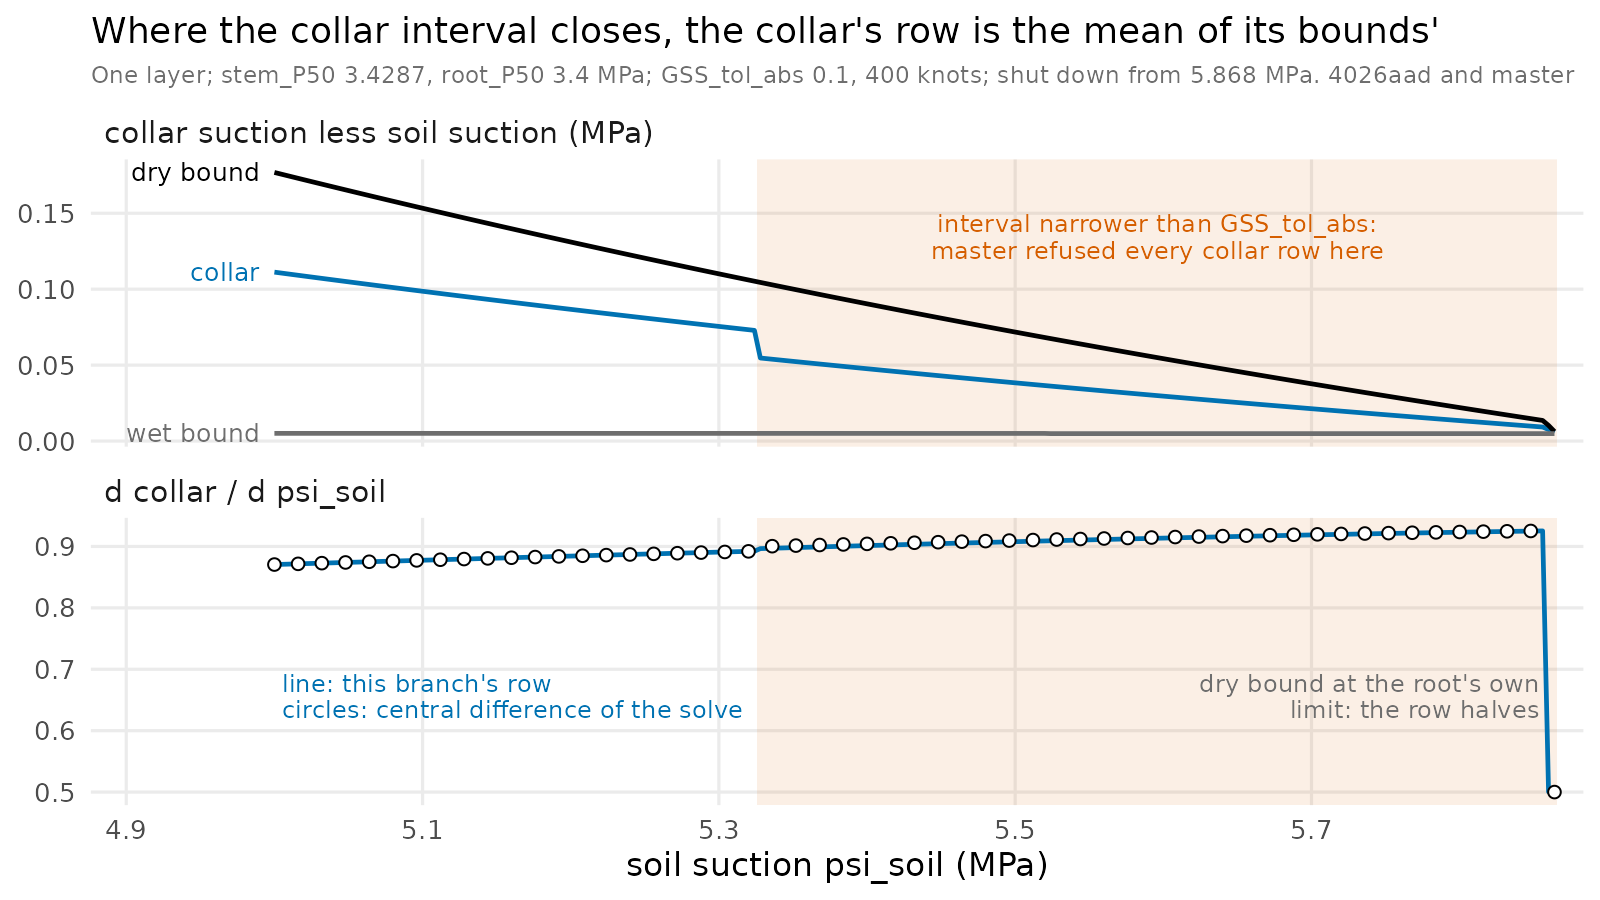

This chart was generated by the following R code:
# The collar interval's two bounds closing against soil suction, and the
# collar's psi_soil row against a central difference of the solve, on phylloptim
# master (0.10.3) and PHYLLOPTIM-18 (0.10.4, 4026aad), both against odelia 0.8.0.
# Data from leaf_rows.R (see root_integral.R), the two *_collar.csv files stacked
# into collar_interval.csv.
here <- dirname(normalizePath(sub("--file=", "", grep("--file=", commandArgs(FALSE), value = TRUE))))
library(ggplot2)
d <- read.csv(file.path(here, "collar_interval.csv"))
d$refused[is.na(d$refused)] <- ""
b <- subset(d, build == "branch")
m <- subset(d, build == "master")
grey <- "#6E6E6E"; blue <- "#0072B2"; verm <- "#D55E00"; green <- "#009E73"
refused <- range(m$psi_soil[m$refused != ""])
step <- diff(b$psi_soil[1:2]) / 2
shut <- min(b$psi_soil[b$kind == "hydraulic-shutdown"])
top <- "collar suction less soil suction (MPa)"; bot <- "d collar / d psi_soil"
lv <- c(top, bot)
lines <- rbind(
  data.frame(psi_soil = b$psi_soil, y = b$wet - b$psi_soil, series = "wet bound", panel = top),
  data.frame(psi_soil = b$psi_soil, y = b$dry - b$psi_soil, series = "dry bound", panel = top),
  data.frame(psi_soil = b$psi_soil, y = b$collar - b$psi_soil, series = "collar", panel = top),
  data.frame(psi_soil = b$psi_soil, y = b$row, series = "row", panel = bot))
lines <- subset(lines, psi_soil < shut)
lines$panel <- factor(lines$panel, levels = lv)
fd <- subset(b, psi_soil < shut & seq_len(nrow(b)) %% 4 == 1)
fd <- data.frame(psi_soil = fd$psi_soil, y = fd$fd, panel = factor(bot, levels = lv))
cols <- c("wet bound" = grey, "dry bound" = "#000000", collar = blue, row = blue)
lab <- do.call(rbind, lapply(split(subset(lines, panel == top), lines$series[lines$panel == top]),
                             function(x) x[which.min(x$psi_soil), ]))

ann <- data.frame(
  panel = factor(c(top, bot, bot), levels = lv),
  psi_soil = c(mean(refused), 5.005, refused[2] - 0.01),
  y = c(0.12, 0.62, 0.62),
  hjust = c(0.5, 0, 1),
  colour = c(verm, blue, grey),
  label = c("interval narrower than GSS_tol_abs:\nmaster refused every collar row here",
            "line: this branch's row\ncircles: central difference of the solve",
            "dry bound at the root's own\nlimit: the row halves"))
p <- ggplot() +
  annotate("rect", xmin = refused[1] - step, xmax = refused[2] + step, ymin = -Inf, ymax = Inf,
           fill = verm, alpha = 0.10) +
  geom_line(data = lines, aes(psi_soil, y, colour = series), linewidth = 0.8) +
  geom_point(data = fd, aes(psi_soil, y), shape = 21, size = 1.8, colour = "#000000",
             fill = "white", stroke = 0.5) +
  geom_text(data = lab, aes(psi_soil - 0.01, y, label = series, colour = series), hjust = 1,
            size = 3.2) +
  geom_text(data = ann, aes(psi_soil, y, label = label, hjust = hjust), colour = ann$colour,
            size = 3.1, lineheight = 0.9, vjust = 0) +
  facet_wrap(~panel, ncol = 1, scales = "free_y") +
  scale_colour_manual(values = cols, guide = "none") +
  scale_x_continuous("soil suction psi_soil (MPa)", expand = expansion(mult = c(0.13, 0.02))) +
  scale_y_continuous(NULL) +
  labs(title = "Where the collar interval closes, the collar's row is the mean of its bounds'",
       subtitle = sprintf("One layer; stem_P50 3.4287, root_P50 3.4 MPa; GSS_tol_abs 0.1, 400 knots; shut down from %.3f MPa. 4026aad and master",
                          shut)) +
  theme_minimal(base_size = 12) +
  theme(plot.background = element_rect(fill = "white", colour = NA), panel.grid.minor = element_blank(),
        strip.text = element_text(hjust = 0, size = 11), plot.title = element_text(size = 13),
        plot.subtitle = element_text(size = 8.5, colour = grey))
ragg::agg_png(file.path(here, "collar_interval.png"), width = 8, height = 4.5, units = "in", res = 200)
print(p)
invisible(dev.off())
